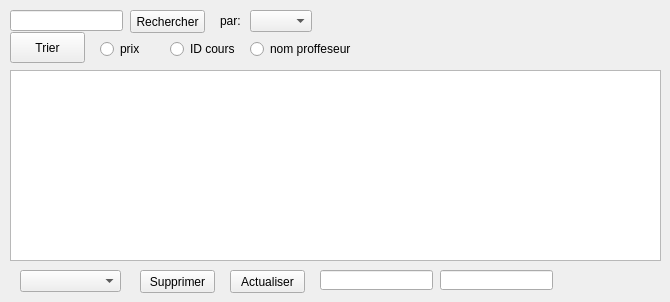
   <widget class="QWidget" name="widget">
    <attribute name="title">
     <string>Afficher cours</string>
    </attribute>
    <widget class="QTableView" name="tab_cours">
     <property name="geometry">
      <rect>
       <x>10</x>
       <y>70</y>
       <width>651</width>
       <height>191</height>
      </rect>
     </property>
    </widget>
    <widget class="QPushButton" name="pushButton_3">
     <property name="geometry">
      <rect>
       <x>10</x>
       <y>32</y>
       <width>75</width>
       <height>31</height>
      </rect>
     </property>
     <property name="text">
      <string>Trier</string>
     </property>
    </widget>
    <widget class="QPushButton" name="pushButton_4">
     <property name="geometry">
      <rect>
       <x>130</x>
       <y>10</y>
       <width>75</width>
       <height>23</height>
      </rect>
     </property>
     <property name="text">
      <string>Rechercher</string>
     </property>
    </widget>
    <widget class="QLineEdit" name="lineEdit_2">
     <property name="geometry">
      <rect>
       <x>10</x>
       <y>10</y>
       <width>113</width>
       <height>21</height>
      </rect>
     </property>
    </widget>
    <widget class="QPushButton" name="pushButton_5">
     <property name="geometry">
      <rect>
       <x>230</x>
       <y>270</y>
       <width>75</width>
       <height>23</height>
      </rect>
     </property>
     <property name="text">
      <string>Actualiser</string>
     </property>
    </widget>
    <widget class="QPushButton" name="pushButton">
     <property name="geometry">
      <rect>
       <x>140</x>
       <y>270</y>
       <width>75</width>
       <height>23</height>
      </rect>
     </property>
     <property name="text">
      <string>Supprimer</string>
     </property>
    </widget>
    <widget class="QComboBox" name="comboBox">
     <property name="geometry">
      <rect>
       <x>250</x>
       <y>10</y>
       <width>62</width>
       <height>22</height>
      </rect>
     </property>
     <property name="currentText">
      <string/>
     </property>
    </widget>
    <widget class="QLabel" name="label_15">
     <property name="geometry">
      <rect>
       <x>220</x>
       <y>10</y>
       <width>21</width>
       <height>21</height>
      </rect>
     </property>
     <property name="text">
      <string>par:</string>
     </property>
    </widget>
    <widget class="QRadioButton" name="radioButton">
     <property name="geometry">
      <rect>
       <x>100</x>
       <y>40</y>
       <width>83</width>
       <height>18</height>
      </rect>
     </property>
     <property name="text">
      <string>prix</string>
     </property>
    </widget>
    <widget class="QRadioButton" name="radioButton_2">
     <property name="geometry">
      <rect>
       <x>170</x>
       <y>40</y>
       <width>83</width>
       <height>18</height>
      </rect>
     </property>
     <property name="text">
      <string>ID cours</string>
     </property>
    </widget>
    <widget class="QRadioButton" name="radioButton_3">
     <property name="geometry">
      <rect>
       <x>250</x>
       <y>40</y>
       <width>101</width>
       <height>18</height>
      </rect>
     </property>
     <property name="text">
      <string>nom proffeseur</string>
     </property>
    </widget>
    <widget class="QComboBox" name="comboBox_3">
     <property name="geometry">
      <rect>
       <x>20</x>
       <y>270</y>
       <width>101</width>
       <height>22</height>
      </rect>
     </property>
    </widget>
    <widget class="QLineEdit" name="lineEdit">
     <property name="geometry">
      <rect>
       <x>320</x>
       <y>270</y>
       <width>113</width>
       <height>20</height>
      </rect>
     </property>
    </widget>
    <widget class="QLineEdit" name="lineEdit_5">
     <property name="geometry">
      <rect>
       <x>440</x>
       <y>270</y>
       <width>113</width>
       <height>20</height>
      </rect>
     </property>
    </widget>
   </widget>
